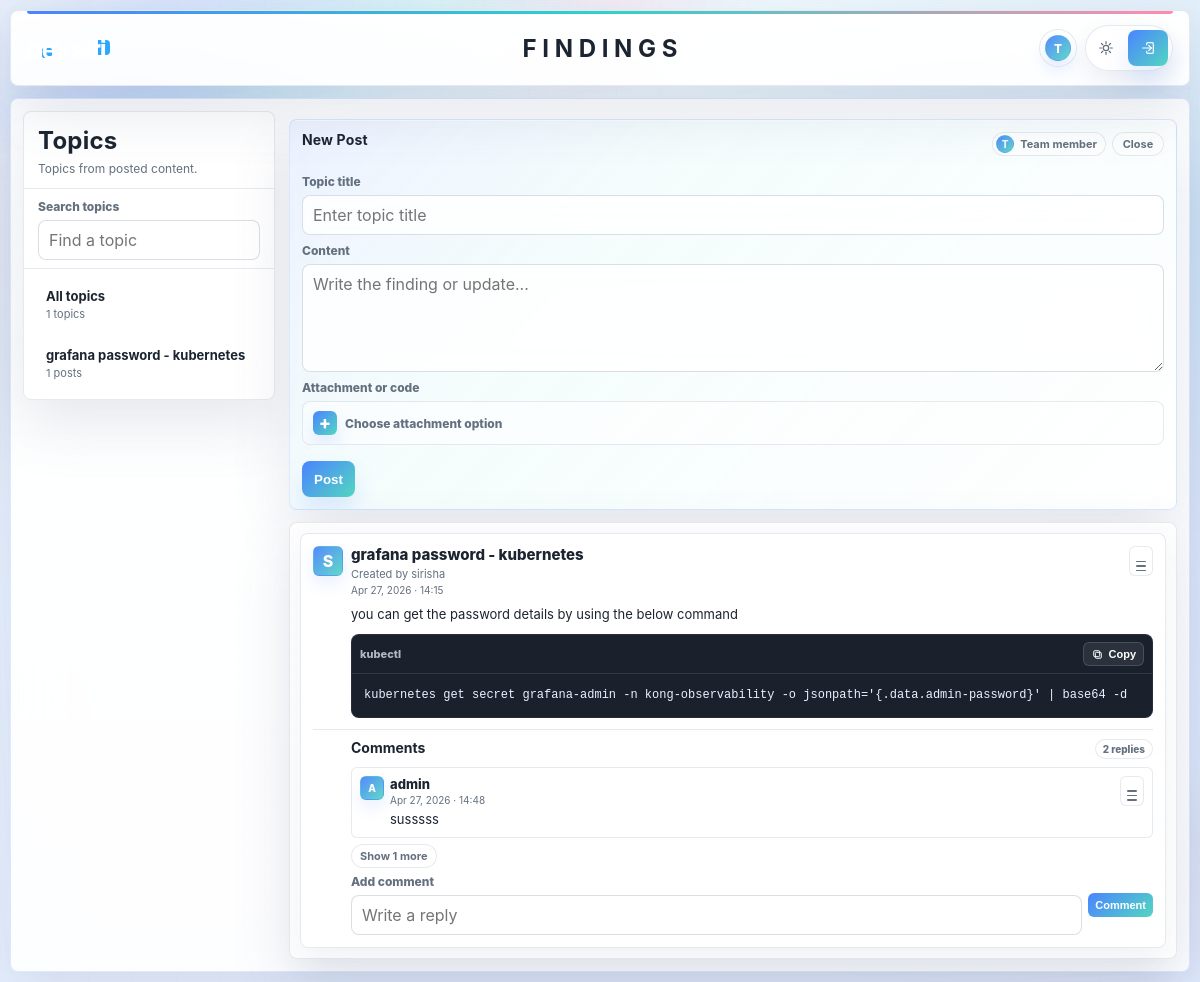
The app's page /findings/?topic=all with its own data.
### core/models.py (models this page shows, shortened)
class Topic(models.Model):
    name = models.CharField(max_length=255, unique=True)
    overview = models.TextField(blank=True)
    created_by = models.CharField(max_length=100, blank=True)
    created_at = models.DateTimeField(auto_now_add=True)
    class Meta:
        ordering = ["name"]

class Finding(models.Model):
    topic = models.ForeignKey(Topic, on_delete=models.CASCADE, related_name="findings", null=True, blank=True)
    title = models.CharField(max_length=255)
    content = models.TextField()
    created_by = models.CharField(max_length=100)
    created_at = models.DateTimeField(auto_now_add=True)
    file = models.FileField(upload_to='uploads/', null=True, blank=True)
    code_snippet = models.TextField(blank=True)
    code_language = models.CharField(max_length=80, blank=True)

class FindingComment(models.Model):
    finding = models.ForeignKey(Finding, on_delete=models.CASCADE, related_name="comments")
    content = models.TextField()
    created_by = models.CharField(max_length=100)
    created_at = models.DateTimeField(auto_now_add=True)
    class Meta:
        ordering = ["created_at"]

### core/views.py (the view, shortened to what this page needs)
# urls.py: path('findings/', views.findings, name='findings'),
def findings(request):
    user = current_user(request)
    all_topics = Topic.objects.annotate(finding_count=Count("findings")).filter(finding_count__gt=0).order_by("name")
    topic_query = request.GET.get("q", "").strip()
    topics = all_topics.filter(name__icontains=topic_query) if topic_query else all_topics
    selected_topic = None
    topic_id = request.GET.get("topic")
    show_all_topics = topic_id == "all"
    if topic_id and not show_all_topics:
        selected_topic = all_topics.filter(id=topic_id).first()
    if selected_topic is None and not show_all_topics:
        selected_topic = all_topics.first()
    edit_finding = None
    edit_comment = None
    edit_id = request.GET.get("edit")
    if edit_id:
        edit_finding = get_object_or_404(Finding, id=edit_id)
        selected_topic = edit_finding.topic or selected_topic
    edit_comment_id = request.GET.get("edit_comment")
    if edit_comment_id:
        edit_comment = get_object_or_404(FindingComment, id=edit_comment_id)
        selected_topic = edit_comment.finding.topic or selected_topic
        show_all_topics = False
    if show_all_topics:
        findings = Finding.objects.select_related("topic").prefetch_related("comments").order_by("-created_at")
    elif selected_topic:
        findings = Finding.objects.filter(topic=selected_topic).select_related("topic").prefetch_related("comments").order_by("-created_at")
    else:
        findings = Finding.objects.none()
    return render(
        request,
        'findings.html',
        {
            'findings': findings,
            'edit_finding': edit_finding,
            'edit_comment': edit_comment,
            'all_topics': all_topics,
            'topics': topics,
            'topic_query': topic_query,
            'selected_topic': selected_topic,
            'show_all_topics': show_all_topics,
        },
    )

### templates/findings.html (shortened to what this page needs)
{% extends 'base.html' %}
{% block content %}
<div class="findings-layout">
    <aside class="topics-rail">
        <section class="panel rail-shell">
            <div class="rail-head">
                <h2>Topics</h2>
                <p>Topics from posted content.</p>
            </div>
            <form method="GET" class="topic-search">
                <div class="field">
                    <label>Search topics</label>
                    <input name="q" value="{{ topic_query }}" placeholder="Find a topic">
                </div>
            </form>
            <div class="topic-list">
                <a class="topic-link {% if show_all_topics %}active{% endif %}" href="{% url 'findings' %}?topic=all{% if topic_query %}&q={{ topic_query|urlencode }}{% endif %}">
                    <strong>All topics</strong>
                    <span>{{ all_topics|length }} topics</span>
                </a>
                {% for topic in topics %}
                    <a class="topic-link " href="{% url 'findings' %}?topic={{ topic.id }}">
                        <strong>{{ topic.name }}</strong>
                        <span>{{ topic.finding_count|default:topic.findings.count }} posts</span>
                    </a>
                {% empty %}
                    <div class="empty-state">No topics found yet.</div>
                {% endfor %}
            </div>
        </section>
    </aside>
    <main class="thread-column">
        <details class="panel composer-shell thread-panel composer-panel" id="composer" {% if edit_finding %}open{% else %}open{% endif %}>
            <summary class="composer-head">
                <div class="composer-head-main">
                    <h3>{% if edit_finding %}Edit Post{% else %}New Post{% endif %}</h3>
                </div>
                <div class="profile-pill">
                    <span class="inline-user-chip">
                        <span class="inline-user-avatar">{{ request.session.user|default:"T"|slice:":1"|upper }}</span>
                        <span class="inline-user-name">{{ request.session.user|default:"Team member" }}</span>
                    </span>
                    <span class="toggle-button">
                        <span class="toggle-close">Close</span>
                    </span>
                </div>
            </summary>
            <div class="composer-body">
                <form method="POST" enctype="multipart/form-data">
                    <div class="composer-grid">
                        <div class="field">
                            <label>Topic title</label>
                            <input name="topic_name" value="" placeholder="Enter topic title" required>
                        </div>
                        <div class="field">
                            <label>Content</label>
                            <textarea name="content" placeholder="Write the finding or update..." required>{% if edit_finding %}{{ edit_finding.content }}{% endif %}</textarea>
                        </div>
                        <div class="field">
                            <label>Attachment or code</label>
                            <details class="attachment-picker" data-attachment-picker data-initial-mode="{% if edit_finding and edit_finding.file and edit_finding.code_snippet %}both{% elif edit_finding and edit_finding.code_snippet %}code{% elif edit_finding and edit_finding.file %}file{% else %}none{% endif %}" {% if edit_finding and edit_finding.file or edit_finding and edit_finding.code_snippet %}open{% endif %}>
                                <summary class="attachment-trigger">
                                    <span class="plus-mark">+</span>
                                    <span>Choose attachment option</span>
                                </summary>
                            </details>
                        </div>
                    </div>
                    <div class="composer-actions" style="margin-top: 16px;">
                        {% if edit_finding %}
                            <a class="button secondary-button" href="{% url 'findings' %}{% if selected_topic %}?topic={{ selected_topic.id }}{% if topic_query %}&q={{ topic_query|urlencode }}{% endif %}{% elif topic_query %}?q={{ topic_query|urlencode }}{% endif %}#topic-feed">Cancel</a>
                            <button type="submit">Save post</button>
                        {% else %}
                            <button type="submit">Post</button>
                        {% endif %}
                    </div>
                </form>
            </div>
        </details>
        <section class="panel thread-feed" id="topic-feed">
            <div class="message-list">
                {% for f in findings %}
                    <article class="message-card" id="finding-{{ f.id }}">
                        <div class="message-head">
                            <div class="message-head-main">
                                <div class="message-avatar">{{ f.created_by|default:"G"|slice:":1"|upper }}</div>
                                <div class="message-meta">
                                    <p class="message-title">{{ f.topic.name }}</p>
                                    <p class="message-authorline">Created by {{ f.created_by }}</p>
                                    <p class="message-time">{{ f.created_at|date:"M d, Y · H:i" }}</p>
                                </div>
                            </div>
                            <div class="message-tools">
                                <details class="menu">
                                    <summary class="menu-button" aria-label="Post actions">
                                        <span class="menu-icon" aria-hidden="true">
                                            <span></span>
                                            <span></span>
                                            <span></span>
                                        </span>
                                    </summary>
                                </details>
                            </div>
                        </div>
                        <div class="message-body">
                            <p class="message-content">{{ f.content }}</p>
                            {% if f.code_snippet %}
                                <div class="code-card">
                                    <div class="code-card-head">
                                        <span>{{ f.code_language|default:"Code" }}</span>
                                        <button type="button" class="copy-code-button" data-copy-code>
                                            <svg class="copy-icon" viewBox="0 0 24 24" aria-hidden="true">
                                                <rect x="8" y="8" width="11" height="11"></rect>
                                                <rect x="5" y="5" width="11" height="11"></rect>
                                            </svg>
                                            <span>Copy</span>
                                        </button>
                                    </div>
                                    <pre><code>{{ f.code_snippet }}</code></pre>
                                </div>
                            {% endif %}
                        </div>
                        <div class="comments-wrap">
                            <div class="comments-head">
                                <h4>Comments</h4>
                                <span class="pill">{{ f.comments.count }} replies</span>
                            </div>
                            {% with first_comment=f.comments.all|first remaining_comments=f.comments.all|slice:"1:" %}
                                {% if first_comment %}
                                    <div class="comments-list">
                                        <div class="comment-item">
                                            <div class="comment-avatar">{{ first_comment.created_by|default:"G"|slice:":1"|upper }}</div>
                                            <div class="comment-block">
                                                <div class="comment-topline">
                                                    <div class="comment-meta">
                                                        <p class="comment-author">{{ first_comment.created_by }}</p>
                                                        <p class="comment-time">{{ first_comment.created_at|date:"M d, Y · H:i" }}</p>
                                                    </div>
                                                    <div class="comment-actions">
                                                        <details class="menu">
                                                            <summary class="menu-button" aria-label="Comment actions">
                                                                <span class="menu-icon" aria-hidden="true">
                                                                    <span></span>
                                                                    <span></span>
                                                                    <span></span>
                                                                </span>
                                                            </summary>
                                                        </details>
                                                    </div>
                                                </div>
                                                {% if edit_comment and edit_comment.id == first_comment.id %}
                                                    <form method="POST" class="comment-form">
                                                        {% csrf_token %}
                                                        <input type="hidden" name="action" value="update_comment">
                                                        <input type="hidden" name="comment_id" value="{{ first_comment.id }}">
                                                        <input type="hidden" name="q" value="{{ topic_query }}">
                                                        <div class="field" style="flex: 1 1 220px; margin: 0;">
                                                            <label>Edit comment</label>
                                                            <input name="comment_content" value="{{ first_comment.content }}">
                                                        </div>
                                                        <button type="submit" class="mini-button">Save</button>
                                                        <a class="button secondary-button mini-button" href="{% url 'findings' %}?topic={% if show_all_topics %}all{% else %}{{ f.topic_id }}{% endif %}{% if topic_query %}&q={{ topic_query|urlencode }}{% endif %}#finding-{{ f.id }}">Cancel</a>
                                                    </form>
                                                {% else %}
                                                    <p class="comment-content">{{ first_comment.content }}</p>
                                                {% endif %}
                                            </div>
                                        </div>
                                    </div>
                                    {% if remaining_comments %}
                                        <details class="comments-more" {% if edit_comment and edit_comment.finding_id == f.id and edit_comment.id != first_comment.id %}open{% endif %}>
                                            <summary class="comments-toggle">
                                                <span class="toggle-show">Show {{ f.comments.count|add:"-1" }} more</span>
                                            </summary>
                                        </details>
                                    {% endif %}
                                {% else %}
                                    <div class="empty-state">No comments yet.</div>
                                {% endif %}
                            {% endwith %}
                            <form method="POST" class="comment-form">
                                <div class="field" style="flex: 1 1 220px; margin: 0;">
                                    <label>Add comment</label>
                                    <input name="comment_content" placeholder="Write a reply">
                                </div>
                                <button type="submit" class="mini-button">Comment</button>
                            </form>
                        </div>
                    </article>
                {% empty %}
                    <div class="empty-state">No posts yet for this topic.</div>
                {% endfor %}
            </div>
        </section>
    </main>
</div>
{% endblock %}

### records on screen
Topic: name "grafana password - kubernetes", finding_count "1"
Finding: created_by "S", topic.name "grafana password - kubernetes", created_by "sirisha", created_at "Apr 27, 2026 · 14:15", content "you can get the password details by using the below command", code_language "kubectl", code_snippet "kubernetes get secret grafana-admin -n kong-observability -o jsonpath='{.data.admin-password}' | base64 -d", comments.count "2", comments.created_by "A", comments.created_by "admin", comments.created_at "Apr 27, 2026 · 14:48", comments.content "susssss", comments.count|add "1"

### other values on screen
{{ request.session.user|default:"T"|slice:":1"|upper }} "T"
{{ all_topics|length }} "1"
{{ request.session.user|default:"Team member" }} "Team member"
